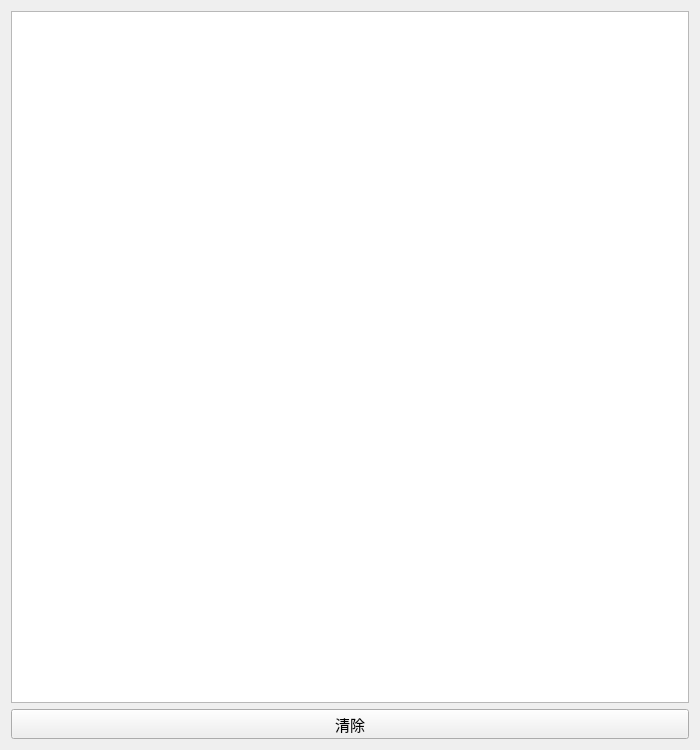
<?xml version="1.0" encoding="UTF-8"?>
<ui version="4.0">
 <class>useLog</class>
 <widget class="QWidget" name="useLog">
  <property name="geometry">
   <rect>
    <x>0</x>
    <y>0</y>
    <width>700</width>
    <height>750</height>
   </rect>
  </property>
  <property name="sizePolicy">
   <sizepolicy hsizetype="Minimum" vsizetype="Minimum">
    <horstretch>0</horstretch>
    <verstretch>0</verstretch>
   </sizepolicy>
  </property>
  <property name="minimumSize">
   <size>
    <width>700</width>
    <height>750</height>
   </size>
  </property>
  <property name="maximumSize">
   <size>
    <width>700</width>
    <height>750</height>
   </size>
  </property>
  <property name="font">
   <font>
    <pointsize>11</pointsize>
   </font>
  </property>
  <property name="windowTitle">
   <string>工作日志查看器</string>
  </property>
  <layout class="QGridLayout" name="gridLayout">
   <item row="0" column="0">
    <layout class="QVBoxLayout" name="verticalLayout_2">
     <item>
      <layout class="QVBoxLayout" name="verticalLayout">
       <item>
        <widget class="QListView" name="listView">
         <property name="font">
          <font>
           <pointsize>11</pointsize>
          </font>
         </property>
         <property name="editTriggers">
          <set>QAbstractItemView::NoEditTriggers</set>
         </property>
        </widget>
       </item>
       <item>
        <widget class="QPushButton" name="pushButton">
         <property name="sizePolicy">
          <sizepolicy hsizetype="Minimum" vsizetype="Fixed">
           <horstretch>0</horstretch>
           <verstretch>0</verstretch>
          </sizepolicy>
         </property>
         <property name="minimumSize">
          <size>
           <width>0</width>
           <height>30</height>
          </size>
         </property>
         <property name="maximumSize">
          <size>
           <width>16777215</width>
           <height>30</height>
          </size>
         </property>
         <property name="font">
          <font>
           <pointsize>11</pointsize>
          </font>
         </property>
         <property name="text">
          <string>清除</string>
         </property>
        </widget>
       </item>
      </layout>
     </item>
    </layout>
   </item>
  </layout>
 </widget>
 <resources/>
 <connections/>
</ui>
